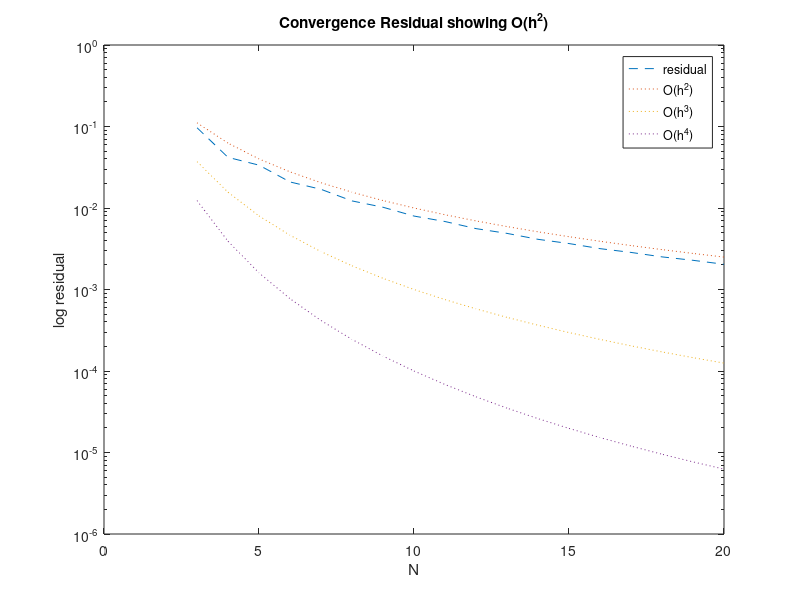

This figure's MATLAB source:
%3D Poisson Driver
clear all
close all

%% Set constants
%kk = 1;
%%%%%%%%%%%%%%%%
mode = 1;      %  Pick Mode 1 for working simple function. 
%%%%%%%%%%%%%%%%  Mode 2 is discontinuous function that is not working.
                  % and should allow to test derivatives.
L = 1; % Our Length Scale (Goes from 0 -> 1)

nn = 3:20;

for ii = 1:length(nn)
n = nn(ii); % Number of cells in x1 direction
%n2 = n; % Number of cells in x2 direction
%n3 = n; % Number of cells in x3 direction

h1 = L/n; % cell length in x1 direction
h2 = h1;
h3 = h1;

Lx1 = L;
Lx2 = L;
Lx3 = L;

% For now just using h and n (square cells and domain), not h1 h2 h3 so:
h = h1;


%% Set up cells, mesh, Operators %%%%%%%%%%%%%%%%%%%%%%%%%%%%%%%%%%
% MESH
[x,y,z] = ndgrid(0:h1:Lx1,0:h2:Lx2,0:h3:Lx3); % Cell nodes
[xc,yc,zc] = ndgrid(h1/2:h1:Lx1-h1/2, h2/2:h2:Lx2-h2/2, h3/2:h3:Lx3-h3/2); % Cell centres
[xdx,ydx,zdx] = ndgrid(0:h1:Lx1, h2/2:h2:Lx2-h2/2, h3/2:h3:Lx3-h3/2); %Staggered in x1 cell wall x2 x3
[xdy,ydy,zdy] = ndgrid(h1/2:h1:Lx1-h1/2, 0:h2:Lx2, h3/2:h3:Lx3-h3/2); %Staggered in x2 cell wall x1 x3
[xdz,ydz,zdz] = ndgrid(h1/2:h1:Lx1-h1/2, h2/2:h2:Lx2-h2/2, 0:h3:Lx3); %Staggered in x3 cell wall x1 x2


%% Fields
if mode == 2
    a = 0.01; b = 10;
    u = @(x,y,z)(1 + exp( -( ((x - 0.5).^2)/a + ((y - 0.5).^2)/a + ((z - 0.5).^2)/a) ) );
    up = @(t,x,y,z)( (1 - 2*t) .* (exp( -( ((x - 0.5).^2)/a + ((y - 0.5).^2)/a + ((z - 0.5).^2)/a) )) );
        
    m = @(t,x,y,z)(atan(b*(t - 1/2))./a) .* (exp( -( ((x - 0.5).^2)/a + ((y - 0.5).^2)/a + ((z - 0.5).^2)/a) ));   % Allow for anisotropy with c
    J = @(t,x,y,z)(up(t,x,y,z).*m(t,x,y,z));

end

if mode == 1
    f = sin(pi*xc).*sin(pi*yc).*sin(pi*zc);
    fpp = -3*pi^2*sin(pi*xc).*sin(pi*yc).*sin(pi*zc);
end
%%%%%%%%%%%%%%%%%% OPERATORS
%%%%%%%
% derivatives on walls (going from centre to nodes) <GRAD>
ddxn = @(m,k) 1/k*spdiags([-ones(m+1,1) ones(m+1,1)],[-1,0],m+1,m); 
% derivative function (calculating from nodes to centre) <DIV>
ddxc = @(m,k) 1/k*spdiags([-ones(m+1,1) ones(m+1,1)],[0,1],m,m+1); 
% Average function (Go from centres to walls (will also need ghost))
av = @(m) 0.5*spdiags([ones(m,1) ones(m,1)],[-1,0],m+1,m); 
%%%%%%% 

I   = speye(n);     % Create Identities of Appropriate size
Dn  = ddxn(n,h);  % Create 1D Operators 
Dc  = ddxc(n,h);  % Create 1D Operators 
Av  = av(n);

if mode == 1
    Av([1,end]) = [1,1];
    Dn([1,end]) = [2/h; -2/h];
end
% u Boundary Conditions
% If we change the function to be dependent on y and z will need B2 and B3
% but right now we can just reuse them since we are skipping u(y) and u(z)
% M average boundary conditions 
% m(anistropy constant, up(direction we are differentiating),x,y,z)
% if mode == 2
%     b = sparse(n+1,1);
%     b(1)  = 1/h * u(0);
%     b(end) = -1/h * u(1);
%     
%     c1 = 1; c2 = 2; c3 = 3; % Anisotropy factors
%     mB1 = sparse(n+1,1);   % Create sticks of boundary conditions for m
%     mB2 = mB1;
%     mB3 = mB1;
%     mB1(1)   = 0.25 * 1/m(c1,-h/2,h/2,h/2);
%     mB1(end) = 0.25 * 1/m(c1,1+h/2,1-h/2,1-h/2);
%     mB2(1)   = 0.25 * 1/m(c2,h/2,-h/2,h/2);
%     mB2(end) = 0.25 * 1/m(c2,1-h/2,1+h/2,1-h/2);
%     mB3(1)   = 0.25 * 1/m(c3,h/2,h/2,-h/2);
%     mB3(end) = 0.25 * 1/m(c3,1-h/2,1-h/2,1+h/2);
% end

%%% Ramp up to 2D then to 3D
%% 3D
Dn1 = kron(I,kron(I,Dn));
Dn2 = kron(I,kron(Dn,I));
Dn3 = kron(Dn,kron(I,I));

Dc1 = kron(I,kron(I,Dc));
Dc2 = kron(I,kron(Dc,I));
Dc3 = kron(Dc,kron(I,I));

A1 = kron(I,kron(I,Av));
A2 = kron(I,kron(Av,I));
A3 = kron(Av,kron(I,I));


% Create Large operators
DIV  = [Dc1,Dc2,Dc3];
GRAD = [Dn1;Dn2;Dn3];



if mode == 1
    m1 = ones(n,n,n);
    m1 = m1(:);
    m2 = m1; m3 = m1; 
end
    
    
    
 if mode == 2
 m1 = m(xc,xc,yc,zc);
 m2 = m(yc,xc,yc,zc);
 m3 = m(zc,xc,yc,zc);
 end
 
Am1 = spdiags(A1*m1(:),0,size(A1,1),size(A1,1));
Am2 = spdiags(A2*m2(:),0,size(A2,1),size(A2,1));
Am3 = spdiags(A3*m3(:),0,size(A3,1),size(A3,1));

%Sinv = blkdiag(diag(A1*m1(:)),diag(A2*m2(:)),diag(A3*m3(:)));
Sinv = blkdiag(Am1,Am2,Am3);
%%%%%%%%%%%%%%%%%%%%%%%%%%%%%%%%%%%%%%%%%%%%%%%%%%%%%%%%%%%%%%%%%%%%%%%%%

%% Solve
% Solving A = DIV*Sinv*GRAD in 2 steps to take advantage of backslash
% operator in matlab
if mode == 1
    SG = Sinv\GRAD;
    A = DIV*SG;
    u = A\fpp(:);

% Residual (computed solution minus function)
    relres = abs(u - f(:))./f(:); % 0.001785
    res = abs(u - f(:));
%u = reshape(u,size(q));

    r(ii) = norm(res,'inf');
end

if mode == 2
    j1 = J(xdx,xdx,ydx,zdx);
    j2 = J(ydy,xdy,ydy,zdy);
    j3 = J(zdz,xdz,ydz,zdz);
    Jvec = [j1(:) ; j2(:) ; j3(:) ];
    %Bvec = [B1; B2; B3];
    U = u(xc,yc,zc);
    r2 = abs(GRAD*U(:) - Sinv*Jvec);
    r(ii) = norm(r2,'inf');
    l = length(r2)*1/3;
    rx = reshape(r2(1:l),n+1,n,n);
    ry = reshape(r2(l+1:2*l),n,n+1,n);
    rz = reshape(r2(2*l + 1: end),n,n,n+1);
    
end
 
 
end

if mode == 1
    figure(1)
    semilogy(nn,r,'--', nn,1./(nn).^2,':', nn, 1./(nn).^3,':', nn,1./(nn).^4,':')
    legend('residual','O(h^2)','O(h^3)','O(h^4)')
    title('Convergence Residual showing O(h^2)')
    ylabel('log residual')
    xlabel('N')
end

if mode == 2
    res = rz;
    figure(2)
    imagesc(squeeze(res(:,:,round(nn(ii)/2))))
    colorbar;
    title('X Y Plane')
    
    figure(3)
    imagesc(squeeze(res(:,round(nn(ii)/2),:)))
    colorbar;
    title('X Z Plane')
    
    figure(4)
    imagesc(squeeze(res(round(nn(ii)/2),:,:)))
    colorbar;
    title('Y Z Plane')
    
    figure(5)
    imagesc(squeeze(res(:,:,end)))
    colorbar;
    title('X Y Bottom surface Plane')
end
